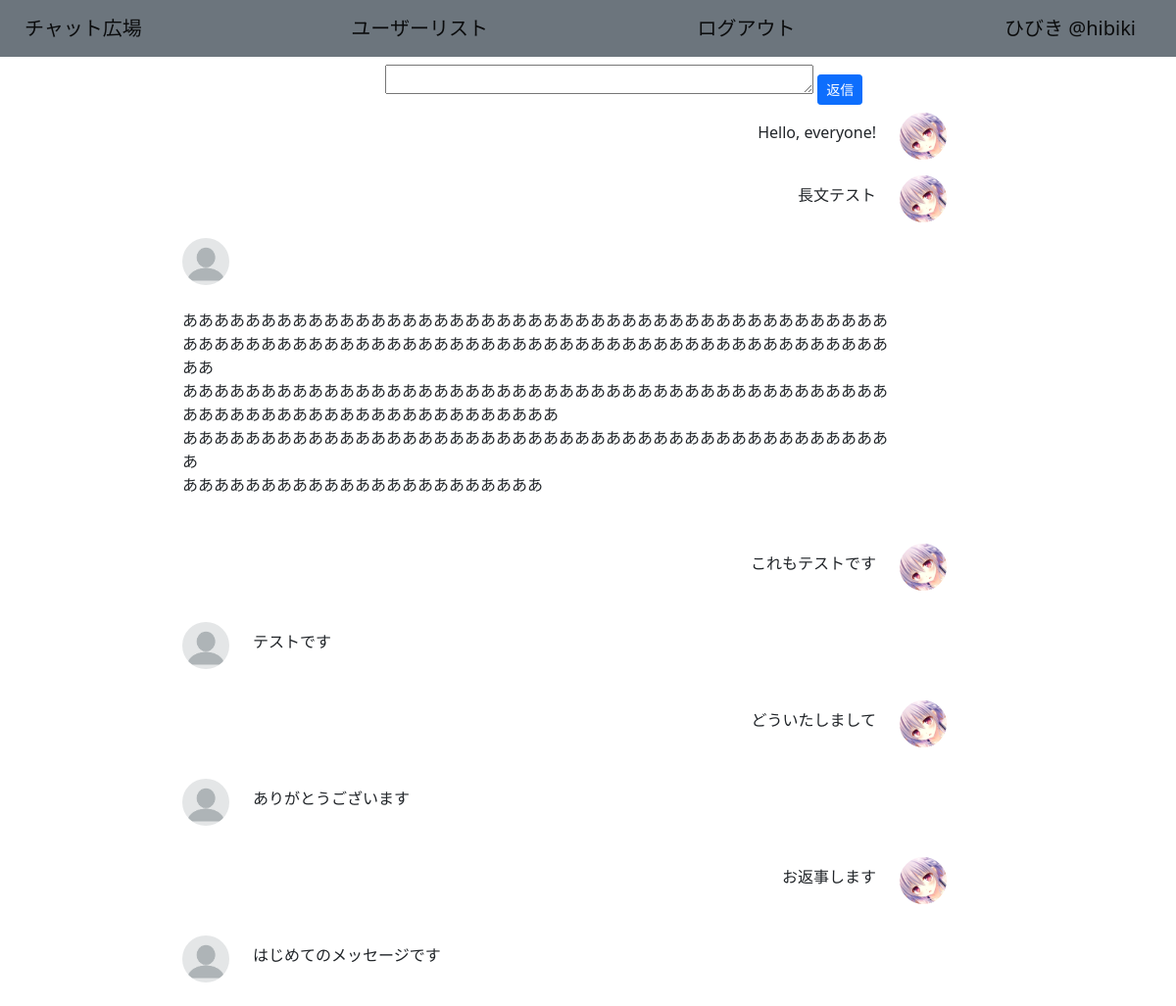
The page /message/user_a (signed in) on the database as committed earlier.
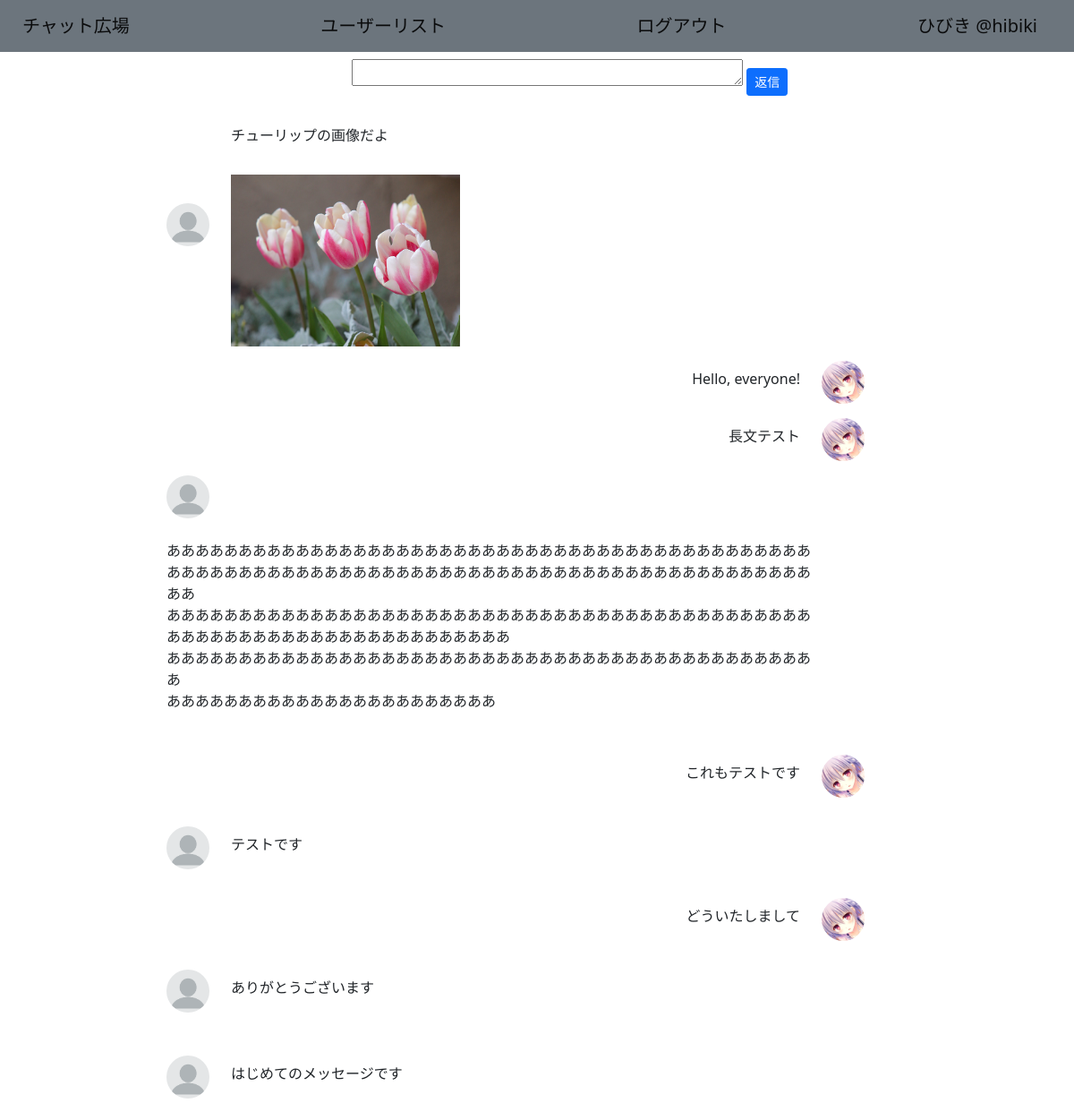
The same page on the database as committed later.
### chatrooms/models.py (models this page shows, shortened)
class Message(models.Model):
    sent = models.ForeignKey(CustomUser, related_name='sent_message', on_delete=models.CASCADE)
    received = models.ForeignKey(CustomUser, related_name='received_message', on_delete=models.CASCADE)
    text = models.TextField()
    image = models.ImageField(upload_to='messasge', height_field=None, width_field=None, blank=True, max_length=100, default=False)
    created_at = models.DateTimeField(auto_now_add=True)
    cancel = models.BooleanField(default=False)

class CustomUser(AbstractUser):
    user_name = models.CharField(max_length=100, default="no name")
    memo = models.TextField()
    created_at = models.DateTimeField(auto_now_add=True)
    icon = models.ImageField(upload_to='icon', height_field=None, width_field=None, blank=True, max_length=100, default=False)
    icon_changed = models.DateTimeField(blank=True, auto_now=True)
    REQUIRED_FIELDS = ["user_name","memo"]
    groups = None
    user_permissions = None
    last_login = None
    first_name = None
    last_name = None
    email_address = None
    date_joined = None

### chatrooms/views/message.py (the view)
# urls.py: path('message/<p>',message.MessageRoomView.as_view(), name="mr"),
class MessageRoomView(ListView):
    template_name='message/room.html'
    model = models.Message
    def get_queryset(self, **kwargs):
        qs = super().get_queryset()
        try:
            qs1 = qs.filter(received=self.request.user, sent=models.CustomUser.objects.get(username=self.kwargs.get('p')))
            qs2 = qs.filter(sent=self.request.user, received=models.CustomUser.objects.get(username=self.kwargs.get('p')))
            qs = qs1 | qs2
            qs = qs.order_by("-created_at")
        except:
            qs = []
        return qs
    def get_context_data(self,**kwargs):
        context = super().get_context_data()
        context['messageform']=forms.MessageCreateForm
        context['p']=self.kwargs.get('p')
        return context

### chatrooms/templatetags/icon_filter.py (called while the page is built)
@register.filter
def icon_filter(icon_field):
    if icon_field != 'False':
        return '/media/'+str(icon_field)
    else:
        return '/media/icon/none.png'

### chatrooms/templatetags/image_filter.py (called while the page is built)
@register.filter
def image_filter(image_field):
    if image_field != 'False':
        return '/media/'+str(image_field)
    else:
        return False

### templates/message/room.html (shortened to what this page needs)
{% extends 'base.html' %}
{% block content %}
{% load icon_filter %}
{% load image_filter %}
<div class="container w-75">
    <div class="container row mt-2 justify-content-end" name="form">
        <form method="post" action="{% url 'mc' p %}" class="rounded form-group col-9 align-items-center">
            {{ messageform.text }}
            <button type="submit" class="btn btn-sm btn-primary">返信</button>
        </form>
      </div>
    <div class="container row" name="message_list">
        {% for message in object_list %}
        {% if message.sent == user %}
        <div class="container row justify-content-end my-2" name="message">
            <div class="container col-auto row" name="sent">
                <div class="col-auto d-flex align-items-center pt-2" name="text">
                    <p>{{message.text|linebreaks}}</p>
                </div>
                <div class="col-auto" name="icon">
                    <a href={%url 'ud' message.sent.pk%}>
                        <img src={{message.sent.icon|icon_filter}} alt={{message.sent.icon}} class="rounded-circle col-auto" width="48" height="48">
                    </a>
                </div>
            </div>
        </div>
        {% else %}
        <div class="container row justify-content-start my-2" name="message">
            <div class="container col-auto row" name="receive">
                <div class="col-auto d-flex align-items-center" name="icon">
                    <a href={%url 'ud' message.sent.pk%}>
                        <img src={{message.sent.icon|icon_filter}} alt={{message.sent.icon}} class="rounded-circle col-auto" width="48" height="48">
                    </a>
                </div>
                <div class="row col-auto d-flex align-items-center pt-2" name="text">
                    <p class="">{{message.text|linebreaks}}</p>
                    {%if not message.image == 'False' %}
                    <div class="">
                        <img src={{message.image|image_filter}} width="256" height="192" >
                    </div>
                    {%endif%}
                </div>
            </div>
        </div>
        {% endif %}
        {% endfor %}
    </div>
</div>
  {% endblock content %}

Rows that differ between the two databases and show on the page:
no longer on this page (row edited): Message: text "お返事します", sent.icon|icon_filter (picture)
added Message: text "チューリップの画像だよ", image|image_filter (picture)
